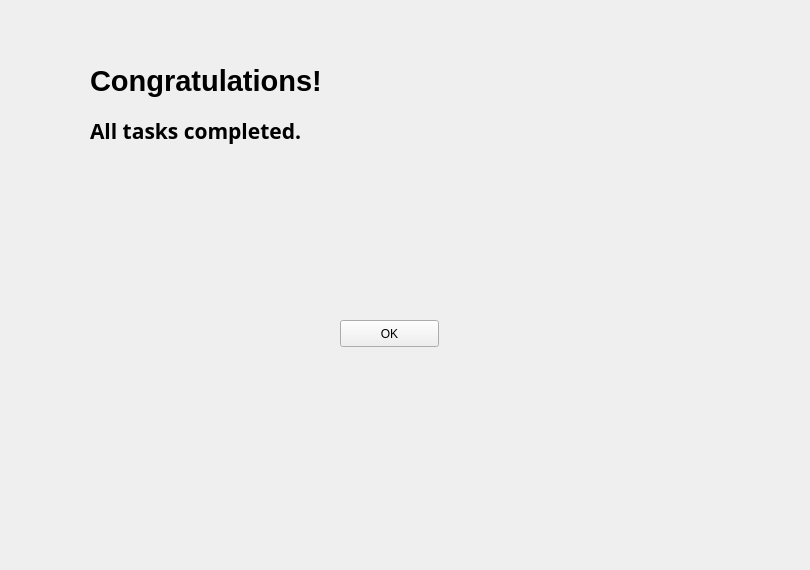
    <widget class="QWidget" name="completion">
     <widget class="QPushButton" name="pushButton_2">
      <property name="geometry">
       <rect>
        <x>340</x>
        <y>320</y>
        <width>99</width>
        <height>27</height>
       </rect>
      </property>
      <property name="text">
       <string>OK</string>
      </property>
     </widget>
     <widget class="QLabel" name="label_9">
      <property name="geometry">
       <rect>
        <x>90</x>
        <y>50</y>
        <width>291</width>
        <height>61</height>
       </rect>
      </property>
      <property name="font">
       <font>
        <pointsize>22</pointsize>
        <weight>75</weight>
        <bold>true</bold>
       </font>
      </property>
      <property name="text">
       <string>Congratulations!</string>
      </property>
     </widget>
     <widget class="QLabel" name="label_10">
      <property name="geometry">
       <rect>
        <x>90</x>
        <y>110</y>
        <width>331</width>
        <height>41</height>
       </rect>
      </property>
      <property name="font">
       <font>
        <family>TlwgMono</family>
        <pointsize>16</pointsize>
        <weight>75</weight>
        <bold>true</bold>
       </font>
      </property>
      <property name="text">
       <string>All tasks completed.</string>
      </property>
     </widget>
     <widget class="QLabel" name="label_8">
      <property name="geometry">
       <rect>
        <x>0</x>
        <y>-40</y>
        <width>801</width>
        <height>561</height>
       </rect>
      </property>
      <property name="text">
       <string/>
      </property>
      <property name="pixmap">
       <pixmap resource="test.qrc">:/test/taskpage.jpg</pixmap>
      </property>
     </widget>
     <zorder>label_8</zorder>
     <zorder>pushButton_2</zorder>
     <zorder>label_9</zorder>
     <zorder>label_10</zorder>
    </widget>
